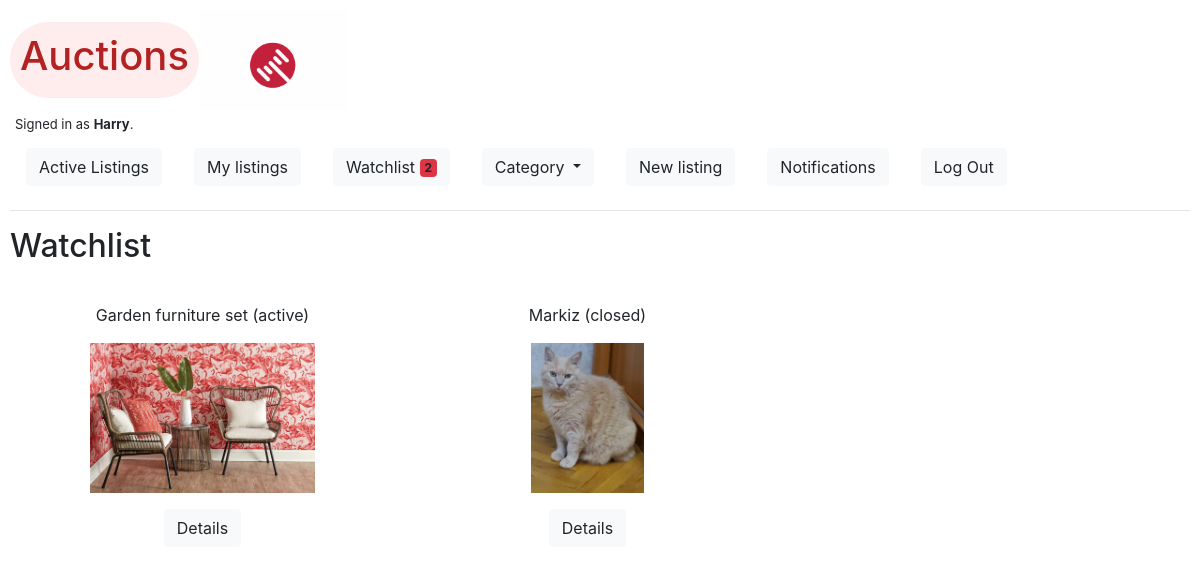
/watchlist (signed in), run on an earlier commit of the app's database.
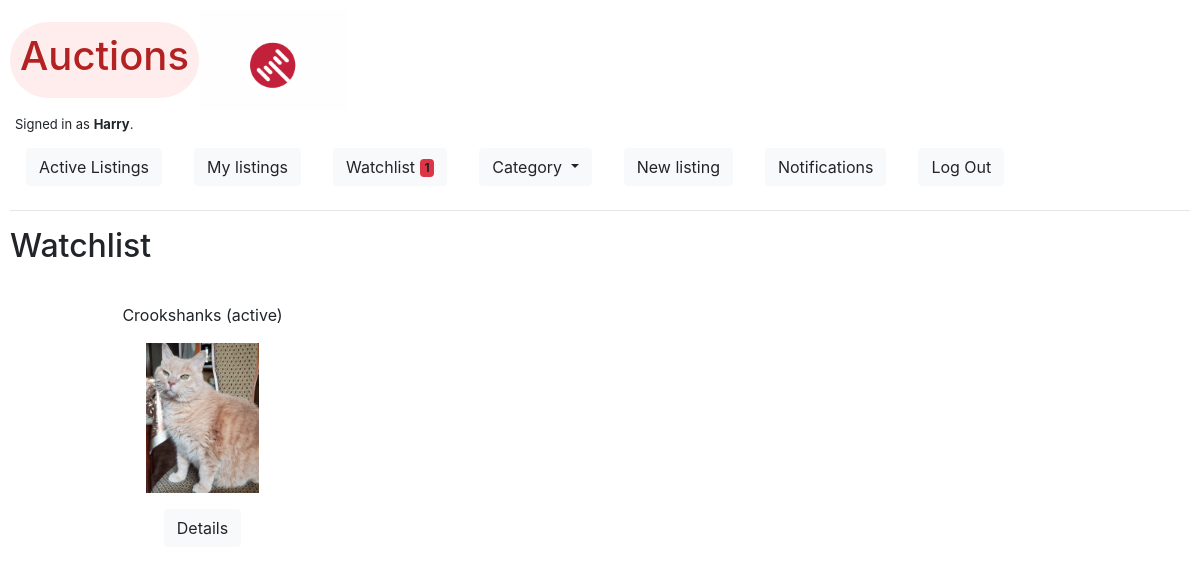
And on a later commit of the database.
### auctions/models.py (models this page shows, shortened)
class User(AbstractUser):
    pass

class Listing(models.Model):
    class Category(models.TextChoices):
        HOME = 'HM', _('Home')
        ELECTRONICS = 'EL', _('Electronics')
        FASHION = 'FS', _('Fashion')
        HEALTH_BEAUTY = 'HB', _('Health & Beauty')
        MOTORS = 'GR', _('Motors')
        COLLECTIBLES = 'CL', _('Collectibles')
        SPORTS = 'SP', _('Sports')
        HOME_GARDEN = 'GA', _('Garden')
        DEALS = 'DE', _('Deals')
        UNDER_TEN = 'UT', _('Under $10')
        PETS = 'PT', _('Pets')
        TOYS = 'TY', _('Toys')
        OTHERS = 'OT', _('Others')
        __empty__ = _('(Unknown)')
    datetime = models.DateTimeField(auto_now_add=True)
    user = models.ForeignKey(User, on_delete=models.CASCADE, related_name="user_listings")
    title = models.CharField(max_length=255, unique=True)
    description = RichTextField(max_length=255)
    starting_price = models.DecimalField(max_digits=19, decimal_places=2)
    category = models.CharField(max_length=2, choices=Category.choices,
                                default=Category.OTHERS,
                                blank=True)
    watchlist = models.ManyToManyField(to=User, related_name="watch", blank=True)
    current_bid = models.DecimalField(max_digits=19, decimal_places=2, blank=True, null=True)
    is_active = models.BooleanField(default=True)

class Photo(models.Model):
    datetime = models.DateTimeField(auto_now_add=True)
    listing = models.ForeignKey(Listing, on_delete=models.CASCADE, related_name='listing_photos')
    user = models.ForeignKey(User, on_delete=models.CASCADE, related_name="user_photos")
    image = models.ImageField(upload_to='users/%Y/%m/%d/', blank=True)

### auctions/views.py (the view)
# urls.py: path("watchlist", views.watchlist, name="watchlist"),
@login_required
def watchlist(request):
    if request.method == "GET":
        u = User.objects.filter(username=request.user).get()
        watchlist = u.watch.all()
        return render(request, "auctions/watchlist.html", {
            "listings": watchlist,
        })
    else:
        return HttpResponseRedirect(reverse("index"))

### auctions/templates/auctions/watchlist.html
{% extends "auctions/index_layout.html" %}
{% block watchlist %}
  <h2>Watchlist</h2>
{% endblock %}

### auctions/templates/auctions/index_layout.html (shortened to what this page needs)
{% extends "auctions/layout.html" %}
{% block body %}
{% block watchlist %}
{% endblock %}
    <div id="container">
    {% for listing in listings %}
        <div class="grid">
        <div class="grid-item">
            <p>{{ listing.title }}{% if listing.is_active %} (active){% else %} (closed){% endif %}<a href="{% url 'listing' listing.title %}">
            <p><img class="index" src="{{ listing.listing_photos.all.first.image.url }}" alt="image"></p>
            </a></p>
        </div>
        <div class="grid-item">
            <p>
            <a class="btn btn-light" data-bs-toggle="collapse" href="#multiCollapseExample{{ forloop.counter }}" role="button" aria-expanded="false" aria-controls="multiCollapseExample{{ forloop.counter }}">Details</a>
            </p>
        </div>
        </div>
    {% endfor %}
    </div>
{% endblock %}

### auctions/templates/auctions/layout.html (shortened to what this page needs)
{% load static %}
<!DOCTYPE html>
<html lang="en">
    <head>
        <link rel="stylesheet" href="https://stackpath.bootstrapcdn.com/bootstrap/4.4.1/css/bootstrap.min.css">
        <link rel="stylesheet" href="{% static 'auctions/styles.css' %}">
        <link rel="stylesheet" href="{% static 'auctions/color.css' %}">
        <script src="https://cdn.jsdelivr.net/npm/bootstrap@5.0.0-beta1/dist/js/bootstrap.min.js"></script>    </head>
    <body class="auctions">
        <div class="title">
            <div id="auction_logo"><h1>Auctions</h1></div>
            <div class="gif"></div>
        </div>
        <div id="is_authenticated">
            {% if user.is_authenticated %}
                Signed in as <strong>{{ user.username }}</strong>.
            {% else %}
                Not signed in.
            {% endif %}
        </div>
        <ul class="nav">
                <li class="nav-item">
                    <a class="nav-link" href="{% url 'index' %}">
                        <button type="button" class="btn btn-light">
                            Active Listings
                        </button>
                    </a>
                </li>
                {% if user.is_authenticated %}
                    <li class="nav-item">
                        <a class="nav-link" href="{% url 'my_listings' %}">
                            <button type="button" class="btn btn-light">
                                My listings
                            </button>
                        </a>
                    </li>
                    <li class="nav-item">
                        <a class="nav-link" href="{% url 'watchlist' %}">
                            <button type="button" class="btn btn-light">
                                Watchlist <span class="badge bg-danger">{% if request.user.watch.count != 0 %} {{ request.user.watch.count }} {% endif %}</span>
                              </button></a>
                    </li>
                    <li class="nav-item">
                        <div class="nav-link">
                            <a class="btn btn-light dropdown-toggle" href="#" role="button" id="dropdownMenuLink" data-toggle="dropdown" aria-haspopup="true" aria-expanded="false">
                            Category
                            </a>
                        </div>
                    </li>
                    <li class="nav-item">
                        <a class="nav-link" href="{% url 'new_listing' %}">
                            <button type="button" class="btn btn-light">
                                New listing
                            </button>
                        </a>
                    </li>
                    <li class="nav-item">
                        <a class="nav-link" href="{% url 'notifications' %}">
                            <button type="button" class="btn btn-light">
                                Notifications
                              </button></a>
                    </li>
                    <li class="nav-item">
                        <a class="nav-link" href="{% url 'logout' %}">
                            <button type="button" class="btn btn-light">
                                Log Out
                            </button>
                        </a>
                    </li>
                {% endif %}
        </ul>
        <hr>
        {% block body %}
        {% endblock %}
    </body>
</html>

What changed in the data, as far as the page shows it:
no longer on this page (row unchanged): Listing: title "Garden furniture set", is_active "(active)", listing_photos.all.first.image (picture)
removed Listing: title "Markiz", is_active "(closed)", listing_photos.all.first.image (picture)
changed User "Harry": user.watch.count "2" → "1"
added Listing: title "Crookshanks", is_active "(active)", listing_photos.all.first.image (picture)
